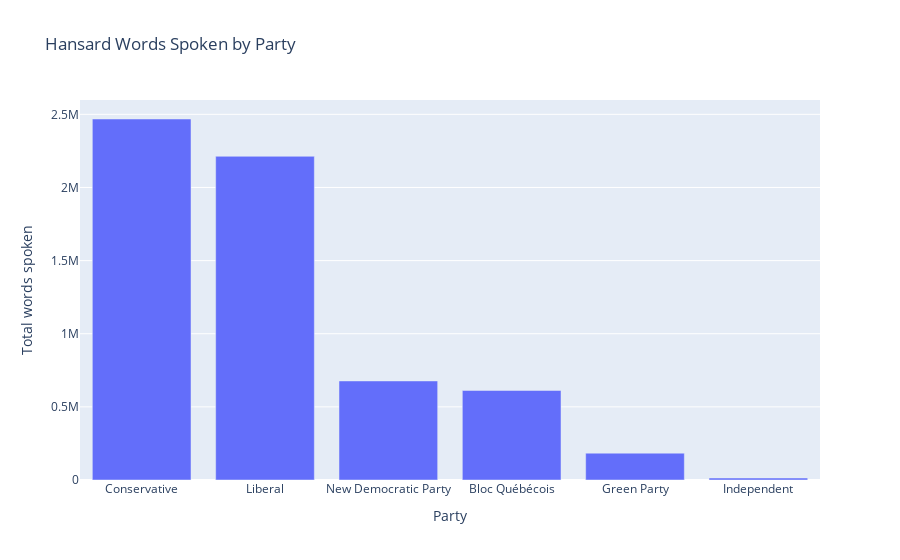

Notebook source saved alongside this figure:
### Code cell
speech_length_party = hansard.groupby('speakerparty').sum(numeric_only=True).sort_values('speechlength', ascending=False)
px.bar(speech_length_party, title='Hansard Words Spoken by Party', labels={'speakerparty': 'Party', 'value':'Total words spoken'}).update(layout_showlegend=False)

### Figure 1 — Plotly figure (JSON) as saved in the notebook; plotly's stock layout.template omitted (floating-point values rounded to 4 significant figures)
{"data": [{"alignmentgroup": "True", "hovertemplate": "variable=speechlength<br>Party=%{x}<br>Total words spoken=%{y}<extra></extra>", "legendgroup": "speechlength", "marker": {"color": "#636efa", "pattern": {"shape": ""}}, "name": "speechlength", "offsetgroup": "speechlength", "orientation": "v", "showlegend": true, "textposition": "auto", "type": "bar", "x": ["Conservative", "Liberal", "New Democratic Party", "Bloc Québécois", "Green Party", "Independent"], "xaxis": "x", "y": [2468081, 2213018, 677178, 612132, 183596, 13520], "yaxis": "y"}], "layout": {"barmode": "relative", "legend": {"title": {"text": "variable"}, "tracegroupgap": 0}, "showlegend": false, "title": {"text": "Hansard Words Spoken by Party"}, "xaxis": {"anchor": "y", "domain": [0, 1], "title": {"text": "Party"}}, "yaxis": {"anchor": "x", "domain": [0, 1], "title": {"text": "Total words spoken"}}}}
